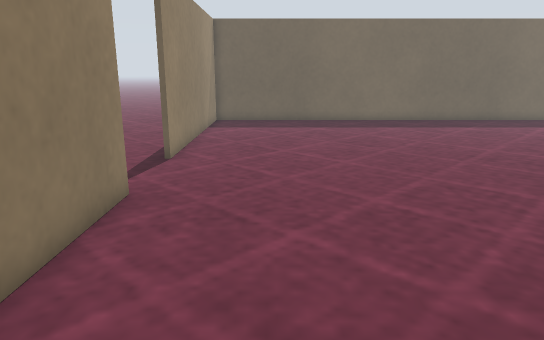
view 1 (above)

16 first-person views from a walk through a world built for the Gazebo simulator. The camera is 0.72 m above the floor, tilts 14° down and sees 70° across. The floor is counted in squares, 0.25 m on a side. Each view is taken from the middle of a square. On the plan, view 1 faces up. The plan holds only what a view shows up to about 20 squares ahead; the rest is blank. Surface patterns are stand-ins for the level's own textures.

view 2
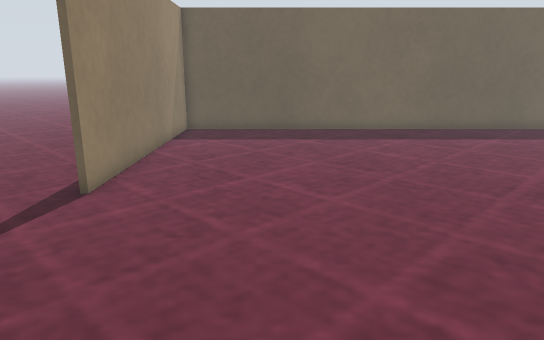

view 3
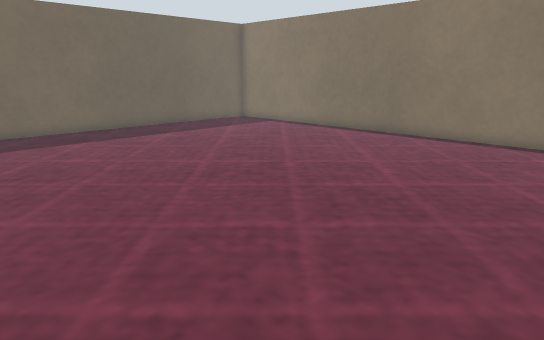

view 4
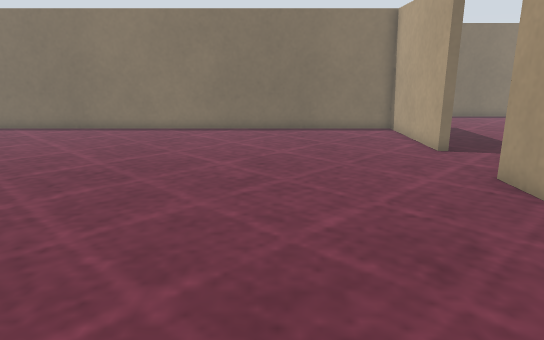

view 5
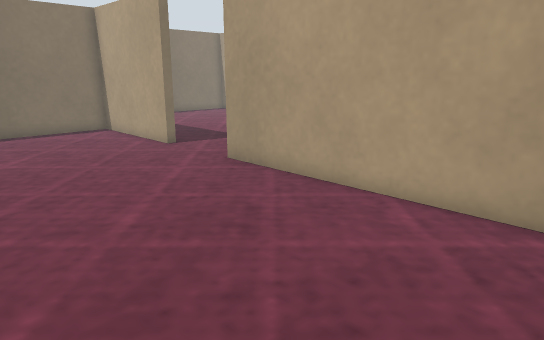

view 6
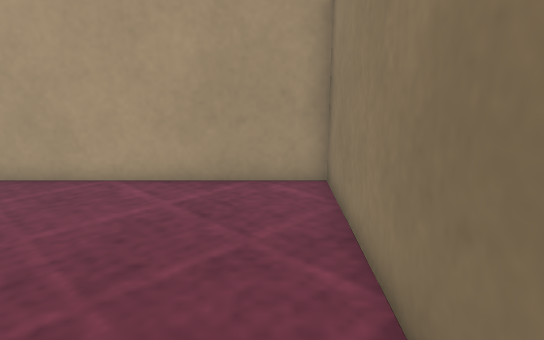

view 7
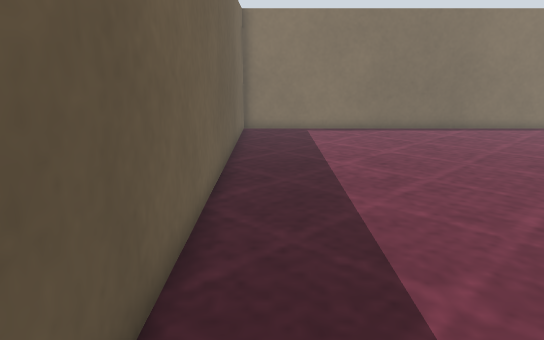

view 8
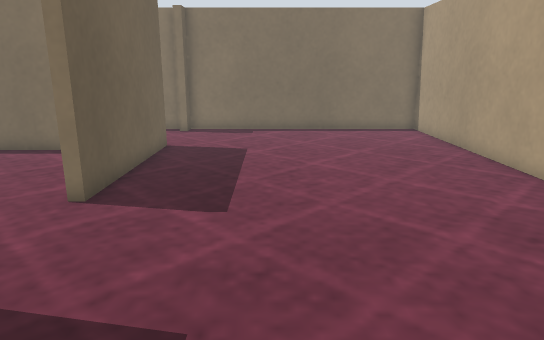

view 9
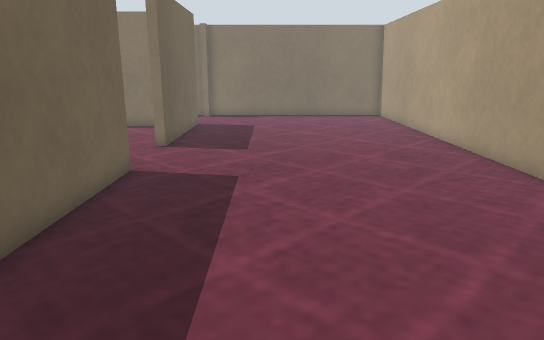

view 10
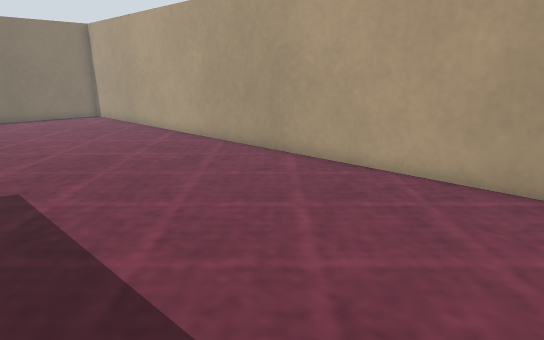

view 11
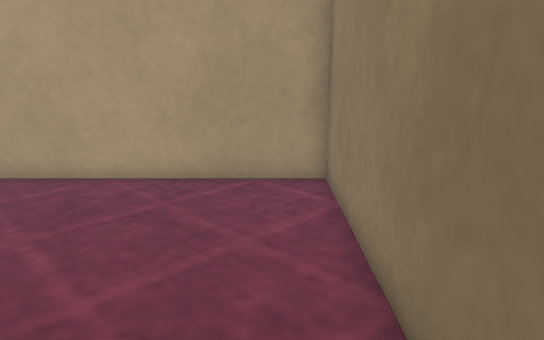

view 12
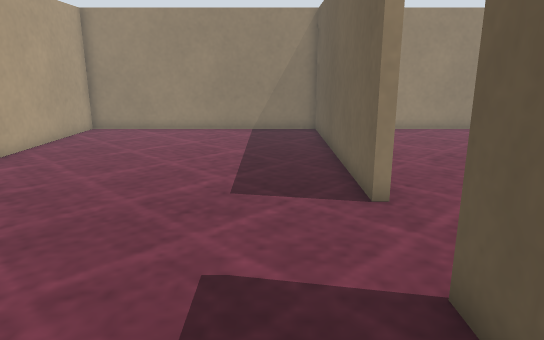

view 13
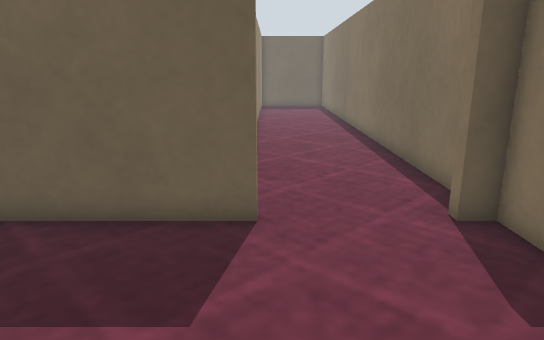

view 14
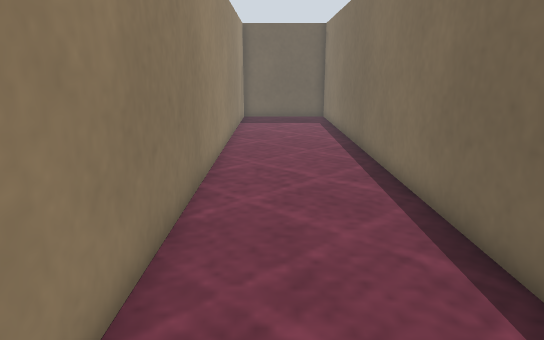

view 15
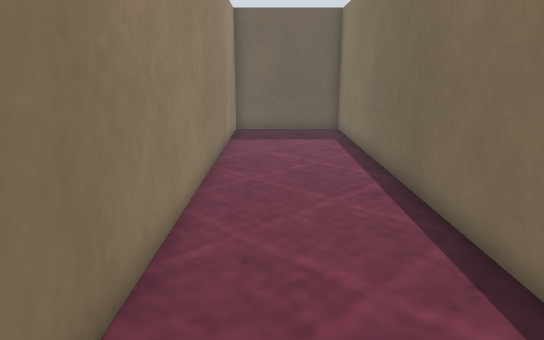

view 16
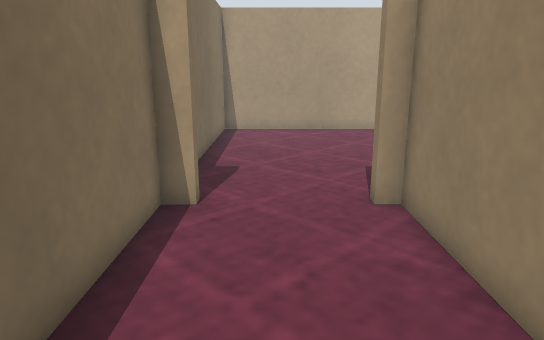

### Floor plan
Ten units are one square. View 1 is at (0, 0); x grows to the right and y downward. Boxes are objects, and circles mark ways between rooms. Rooms are numbered by the first view taken in them; rooms with no view inside come last. Other rooms are left out.
<svg viewBox="-45 -250 295 410">
<path fill="none" stroke="#000" d="M-35 -91 -35 33 85 33M125 33 187 33 187 -245 -35 -245 -35 -130M85 33 85 37 -35 37 -35 155 245 155 245 37 237 37 237 33 245 33 245 -245 191 -245 191 33 197 33 197 37 125 37 125 33"/>
<circle cx="105" cy="35" r="3" fill="#2a7"/>
<text x="80" y="-110">1</text>
<text x="140" y="50">2</text>
</svg>
Room 1 opens to room 2.

Where each view was taken, in squares from view 1:
view 1: 0 up, 0 right, facing up
view 2: 4 up, 1 right, facing up
view 3: 4 up, 1 right, facing up-right
view 4: 3 up, 2 left, facing right
view 5: 5 up, 2 left, facing down-right
view 6: 7 up, 2 left, facing down
view 7: 23 up, 2 left, facing right
view 8: 8 down, 4 right, facing right
view 9: 8 down, 3 left, facing right
view 10: 5 down, 3 left, facing down-right
view 11: 5 down, 2 left, facing down
view 12: 6 down, 17 right, facing left
view 13: 11 down, 20 right, facing up
view 14: 2 down, 21 right, facing up
view 15: 4 up, 21 right, facing up
view 16: 5 up, 22 right, facing down
